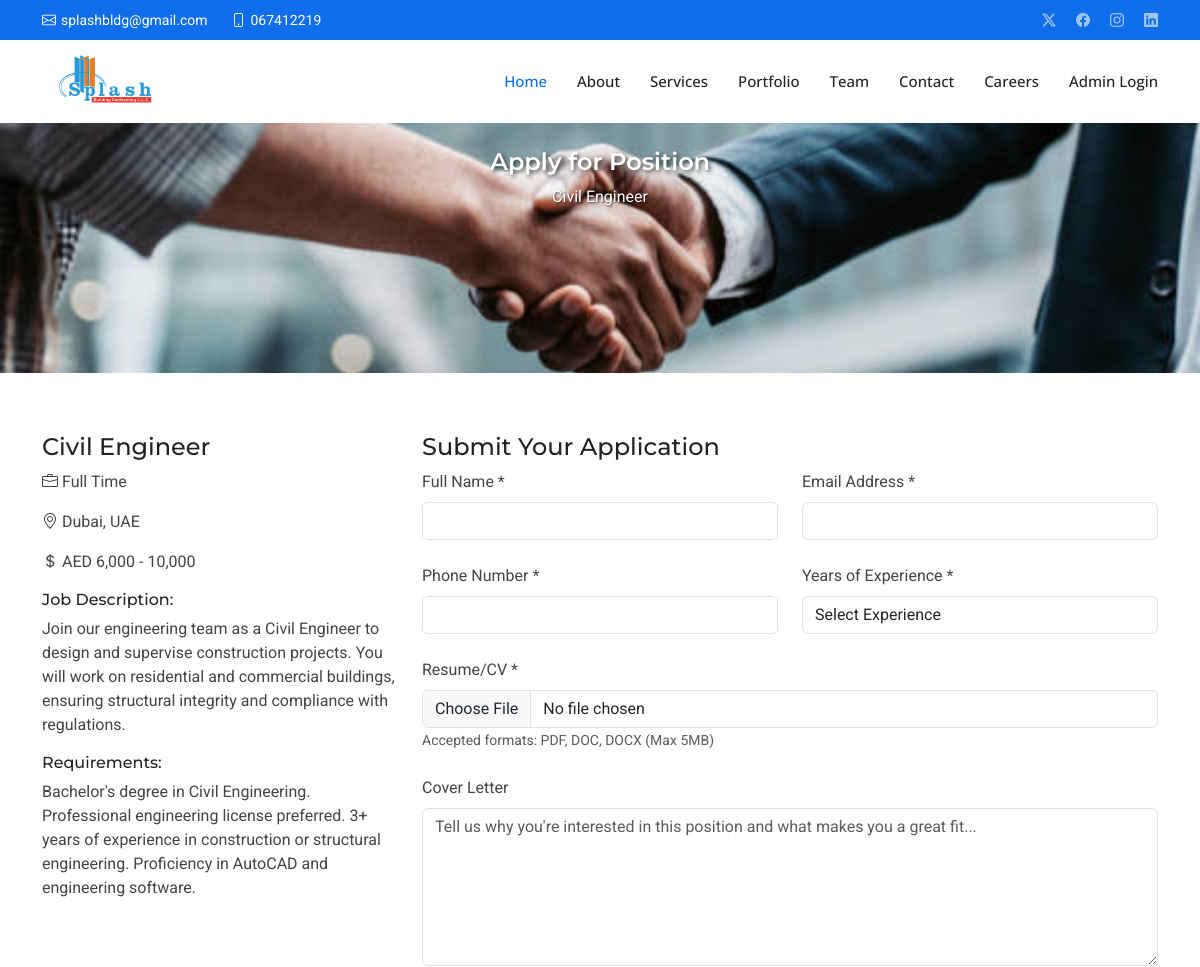
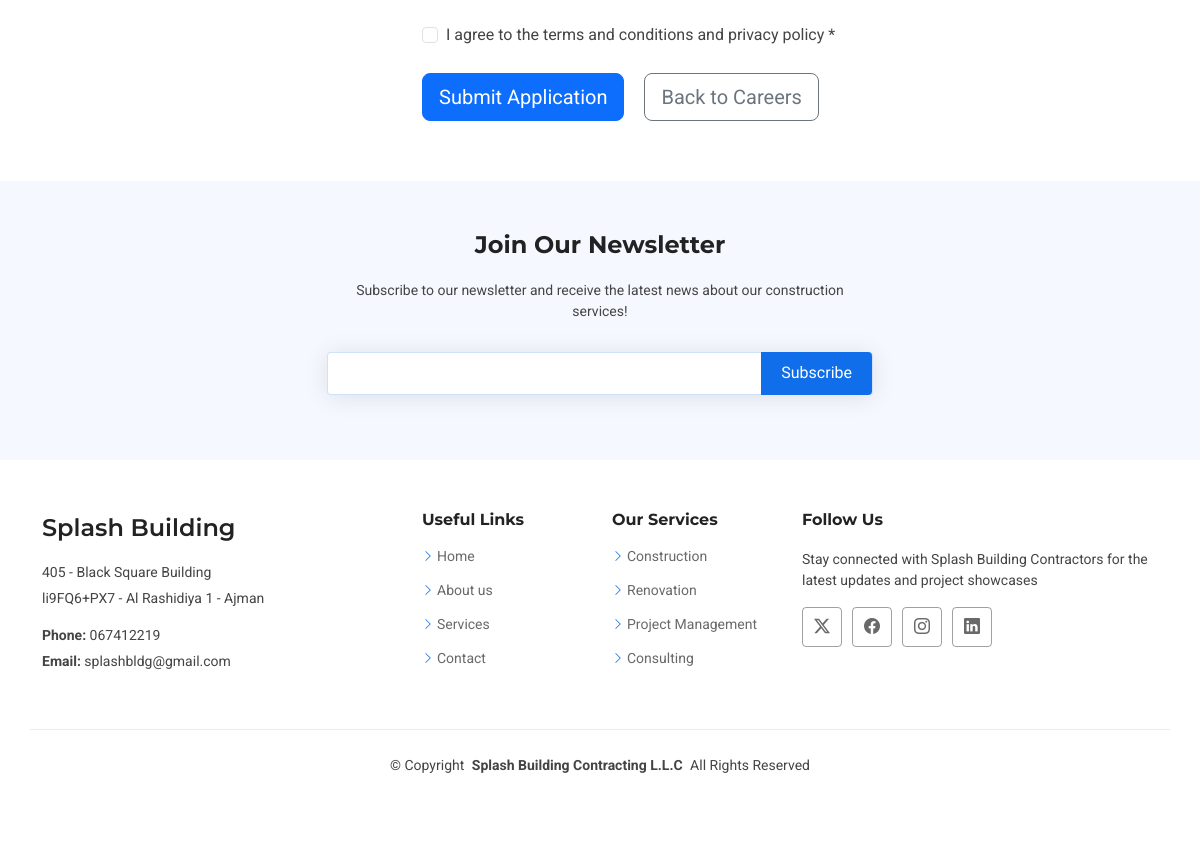
The app's page /apply/2/ with its own data (2 pictures, top to bottom).
### site_application/models.py (models this page shows, shortened)
class JobVacancy(models.Model):
    title = models.CharField(max_length=200)
    description = models.TextField()
    requirements = models.TextField()
    location = models.CharField(max_length=100)
    salary_range = models.CharField(max_length=100, blank=True)
    employment_type = models.CharField(max_length=50, choices=[
        ('full_time', 'Full Time'),
        ('part_time', 'Part Time'),
        ('contract', 'Contract'),
    ], default='full_time')
    is_active = models.BooleanField(default=True)
    total_positions = models.IntegerField(default=1, help_text="Total number of positions available")
    filled_positions = models.IntegerField(default=0, help_text="Number of positions filled")
    created_at = models.DateTimeField(default=timezone.now)
    updated_at = models.DateTimeField(auto_now=True)
    @property
    def is_fully_filled(self):
        return self.filled_positions >= self.total_positions
    class Meta:
        ordering = ['-created_at']

### site_application/views.py (the view, shortened to what this page needs)
# urls.py: path('apply/<int:job_id>/', views.apply_job, name='apply_job'),
def apply_job(request, job_id):
    job = get_object_or_404(JobVacancy, id=job_id, is_active=True)
    if job.is_fully_filled:
        messages.error(request, 'Sorry, this position is currently filled. Please check other available positions.')
        return redirect('careers')
    return render(request, 'site_application/apply_job.html', {'job': job})

### site_application/templates/site_application/apply_job.html (shortened to what this page needs)
{% extends 'site_application/base.html' %}
{% load static %}
{% block content %}
    <div class="page-title" data-aos="fade" style="background-image: url('{% static 'img/hand_shake_img.jpg' %}'); background-size: cover; background-position: center; height: 250px;">
      <div class="heading">
        <div class="container">
          <div class="row d-flex justify-content-center text-center">
            <div class="col-lg-8">
              <h1 style="color: white; text-shadow: 2px 2px 4px rgba(0,0,0,0.7);">Apply for Position</h1>
              <p class="mb-0" style="color: white; text-shadow: 1px 1px 2px rgba(0,0,0,0.7);">{{ job.title }}</p>
            </div>
          </div>
        </div>
      </div>
    </div>
    <section id="apply-job" class="apply-job section">
      <div class="container" data-aos="fade-up" data-aos-delay="100">
        <div class="row">
          <div class="col-lg-4">
            <div class="job-details-card">
              <h4>{{ job.title }}</h4>
              <div class="job-meta mb-3">
                <p><i class="bi bi-briefcase"></i> {{ job.get_employment_type_display }}</p>
                <p><i class="bi bi-geo-alt"></i> {{ job.location }}</p>
                {% if job.salary_range %}
                  <p><i class="bi bi-currency-dollar"></i> {{ job.salary_range }}</p>
                {% endif %}
              </div>
              <div class="job-description">
                <h6>Job Description:</h6>
                <p>{{ job.description }}</p>
              </div>
              <div class="job-requirements">
                <h6>Requirements:</h6>
                <p>{{ job.requirements }}</p>
              </div>
            </div>
          </div>
          <div class="col-lg-8">
            <div class="application-form-card">
              <h4>Submit Your Application</h4>
              <form method="post" enctype="multipart/form-data" class="application-form">
                <div class="row gy-4">
                  <div class="col-md-6">
                    <label for="full_name" class="form-label">Full Name *</label>
                    <input type="text" class="form-control" id="full_name" name="full_name" required>
                  </div>
                  <div class="col-md-6">
                    <label for="email" class="form-label">Email Address *</label>
                    <input type="email" class="form-control" id="email" name="email" required>
                  </div>
                  <div class="col-md-6">
                    <label for="phone" class="form-label">Phone Number *</label>
                    <input type="tel" class="form-control" id="phone" name="phone" required>
                  </div>
                  <div class="col-md-6">
                    <label for="experience_years" class="form-label">Years of Experience *</label>
                    <select class="form-control" id="experience_years" name="experience_years" required>
                      <option value="">Select Experience</option>
                    </select>
                  </div>
                  <div class="col-12">
                    <label for="resume" class="form-label">Resume/CV *</label>
                    <input type="file" class="form-control" id="resume" name="resume" accept=".pdf,.doc,.docx" required>
                    <small class="form-text text-muted">Accepted formats: PDF, DOC, DOCX (Max 5MB)</small>
                  </div>
                  <div class="col-12">
                    <label for="cover_letter" class="form-label">Cover Letter</label>
                    <textarea class="form-control" id="cover_letter" name="cover_letter" rows="6" placeholder="Tell us why you're interested in this position and what makes you a great fit..."></textarea>
                  </div>
                  <div class="col-12">
                    <div class="form-check">
                      <input class="form-check-input" type="checkbox" id="terms" required>
                      <label class="form-check-label" for="terms">
                        I agree to the terms and conditions and privacy policy *
                      </label>
                    </div>
                  </div>
                  <div class="col-12">
                    <button type="submit" class="btn btn-primary btn-lg">Submit Application</button>
                    <a href="{% url 'careers' %}" class="btn btn-outline-secondary btn-lg ms-3">Back to Careers</a>
                  </div>
                </div>
              </form>
            </div>
          </div>
        </div>
      </div>
    </section>
{% endblock %}

### splash_bldg/static/css/main.css (style rules this page uses)
:root { --default-font: "Roboto", system-ui, -apple-system, "Segoe UI", Roboto, "Helvetica Neue", Arial, "Noto Sans", "Liberation Sans", sans-serif, "Apple Color Emoji", "Segoe UI Emoji", "Segoe UI Symbol", "Noto Color Emoji"; --heading-font: "Montserrat", sans-serif; --nav-font: "Open Sans", sans-serif; }
:root { --background-color: #ffffff; --default-color: #444444; --heading-color: #222222; --accent-color: #106eea; --surface-color: #ffffff; --contrast-color: #ffffff; }
:root { --nav-color: #222222; --nav-hover-color: #106eea; --nav-mobile-background-color: #ffffff; --nav-dropdown-background-color: #ffffff; --nav-dropdown-color: #222222; --nav-dropdown-hover-color: #106eea; }
:root { scroll-behavior: smooth; }
body { color: var(--default-color); background-color: var(--background-color); font-family: var(--default-font); }
a { color: var(--accent-color); text-decoration: none; transition: 0.3s; }
h1, h2, h3, h4, h5, h6 { color: var(--heading-color); font-family: var(--heading-font); }
.page-title { --background-color: color-mix(in srgb, var(--default-color), transparent 96%); color: var(--default-color); background-color: var(--background-color); padding: 25px 0; position: relative; }
.page-title h1 { font-size: 24px; font-weight: 600; }
section, .section { color: var(--default-color); background-color: var(--background-color); padding: 60px 0; scroll-margin-top: 78px; overflow: clip; }

### records on screen
JobVacancy: title "Civil Engineer", employment_type "Full Time", location "Dubai, UAE", salary_range "AED 6,000 - 10,000", description "Join our engineering team as a Civil Engineer to design and supervise construction projects. You will work on residential and commercial buildings, ensuring structural integrity and compliance with regulations.", requirements "Bachelor's degree in Civil Engineering. Professional engineering license preferred. 3+ years of experience in construction or structural engineering. Proficiency in AutoCAD and engineering software."
